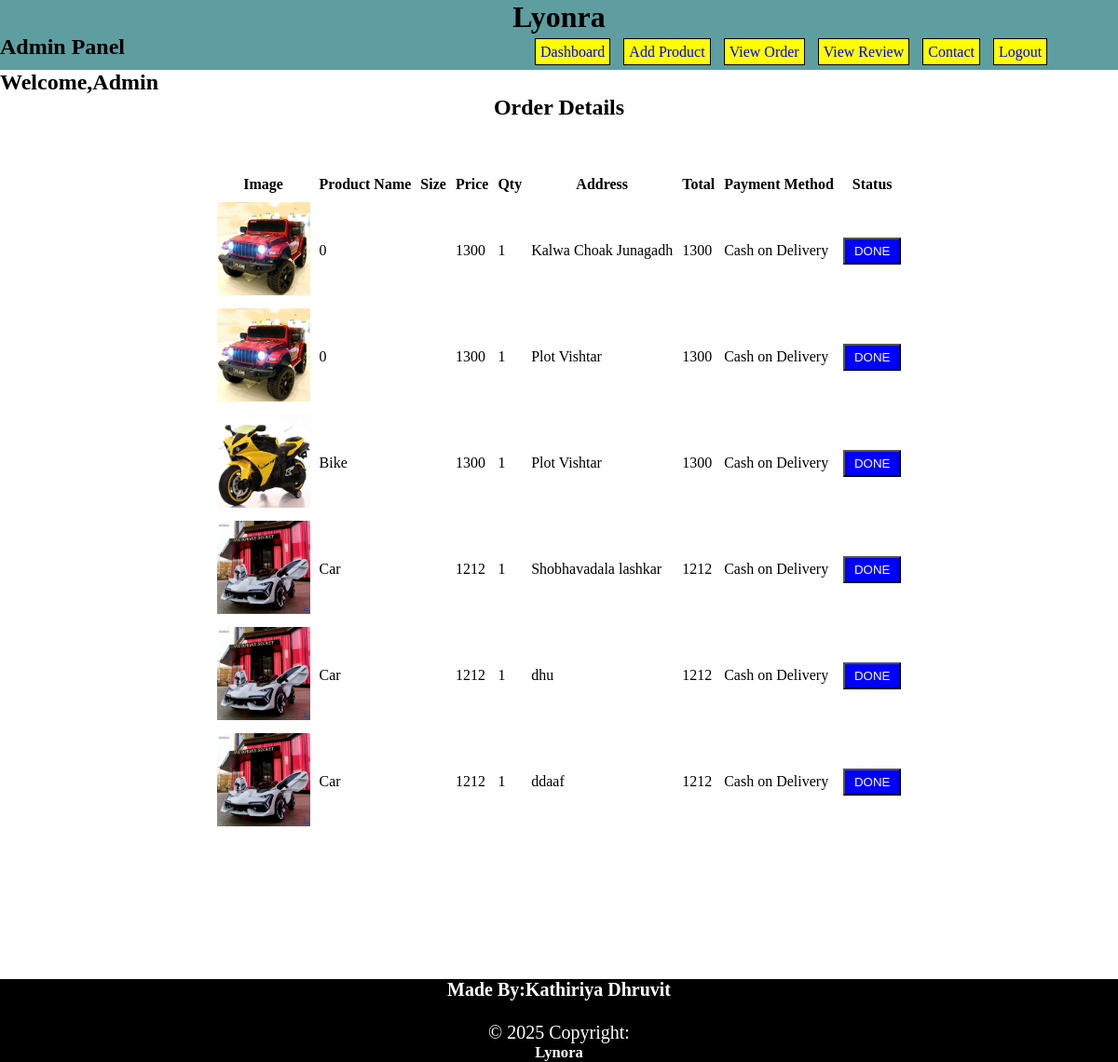
The page /admin/order_show.php (signed in) on the database its author committed.
### tables this page shows
CREATE TABLE `check_out` (
  `p_id` int(30) NOT NULL,
  `images` varchar(30) NOT NULL,
  `p_name` varchar(30) NOT NULL,
  `price` float NOT NULL,
  `qty` float NOT NULL,
  `address` varchar(30) NOT NULL,
  `total` float NOT NULL,
  `payment_method` varchar(30) NOT NULL,
  `status` varchar(20) NOT NULL
);

### admin/order_show.php (the view, shortened to what this page needs)
<?php
if (isset($_SESSION['Name']) && isset($_SESSION['Password'])) {
    include "../admin/AdminHeader.php";
    include "../conn.php";
    $qry = "SELECT * FROM check_out";
    $result = mysqli_query($con, $qry);
    ?>
    <center>
        <h2 style="margin-bottom: 50px;">Order Details</h2>
        <table cellpadding="10" cellspacing="10">
            <tr>
                <th>Image</th>
                <th>Product Name</th>
                <th>Size</th>
                <th>Price</th>
                <th>Qty</th>
                <th>Address</th>
                <th>Total</th>
                <th>Payment Method</th>
                <th>Status</th>
            </tr>
            <?php
            if (mysqli_num_rows($result) > 0) {
                while ($row = mysqli_fetch_assoc($result)) { ?>
                    <tr>
                        <td><img src="../uploads/<?php echo $row['images']; ?>" width="100px"></td>
                        <td><?php echo $row['p_name']; ?></td>
                        <td><?php echo $row['size']; ?></td>
                        <td><?php echo $row['price']; ?></td>
                        <td><?php echo $row['qty']; ?></td>
                        <td><?php echo $row['address']; ?></td>
                        <td><?php echo $row['total']; ?></td>
                        <td><?php echo $row['payment_method']; ?></td>
                        <td>
                            <form method="post" action="<?php echo $_SERVER['PHP_SELF']; ?>">
                                <button style="background-color: blue; color:white; padding: 5px 10px;" value="done" name="done" id="done">DONE</button>
                            </form>
                        </td>
                    </tr>
                <?php
                }
            }
            else
            {
                echo "<tr><td colspan='9'>No orders found</td></tr>";
            }
            ?>
        </table>
    </center>
<div style="color:white; text-align:center;background:black; font-size:20px;margin-top:150px;">
 <h4>Made By:Kathiriya Dhruvit</h4><br>
            © 2025 Copyright: <h5>Lynora</h5>
</div>
<?php
}
else
{
    include 'login.php';
}
?>

### admin/AdminHeader.php (style rules this page uses)
* { margin: 0; padding: 0; box-sizing: border-box; }

### rows shown on the page
check_out: images (picture), p_name "0", price "1300", qty "1", address "Kalwa Choak Junagadh", total "1300", payment_method "Cash on Delivery"
check_out: images (picture), p_name "0", price "1300", qty "1", address "Plot Vishtar", total "1300", payment_method "Cash on Delivery"
check_out: images (picture), p_name "Bike", price "1300", qty "1", address "Plot Vishtar", total "1300", payment_method "Cash on Delivery"
check_out: images (picture), p_name "Car", price "1212", qty "1", address "Shobhavadala lashkar", total "1212", payment_method "Cash on Delivery"
check_out: images (picture), p_name "Car", price "1212", qty "1", address "dhu", total "1212", payment_method "Cash on Delivery"
check_out: images (picture), p_name "Car", price "1212", qty "1", address "ddaaf", total "1212", payment_method "Cash on Delivery"
